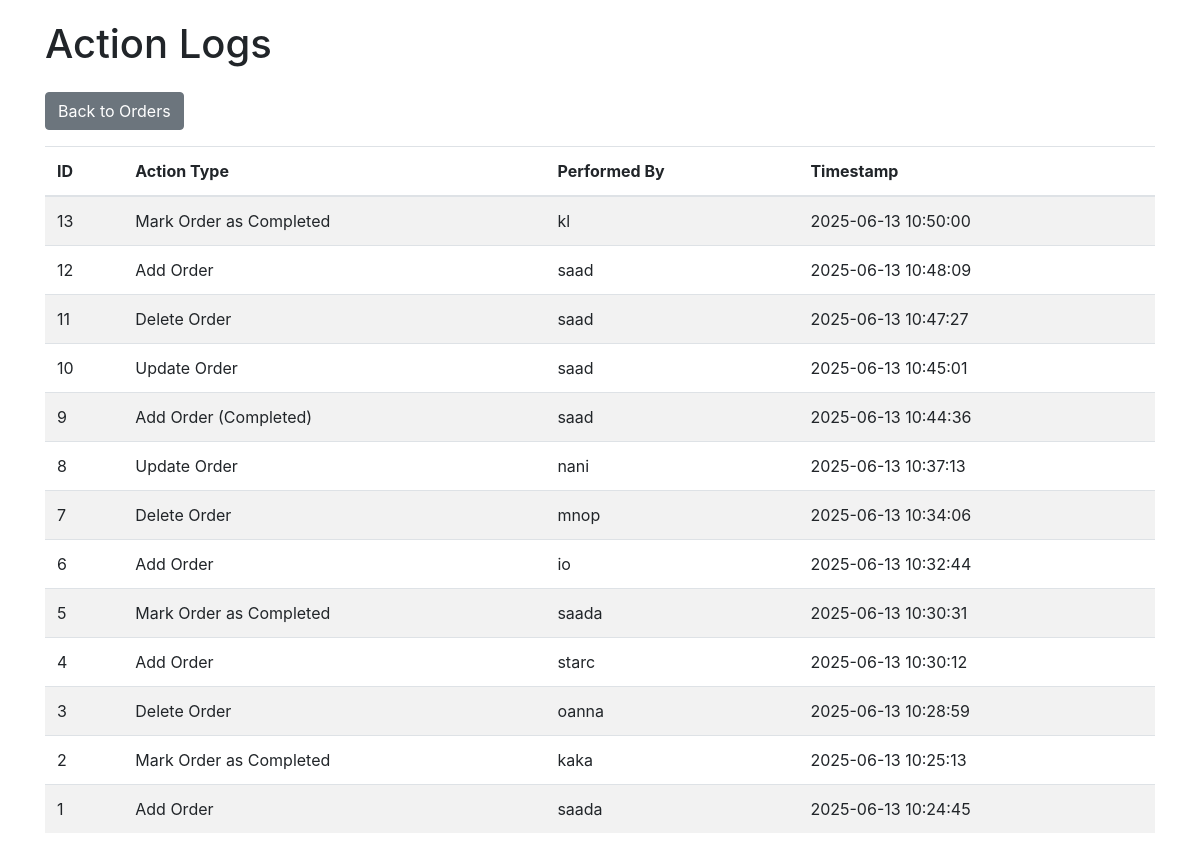
Page /logs on the earlier database version.
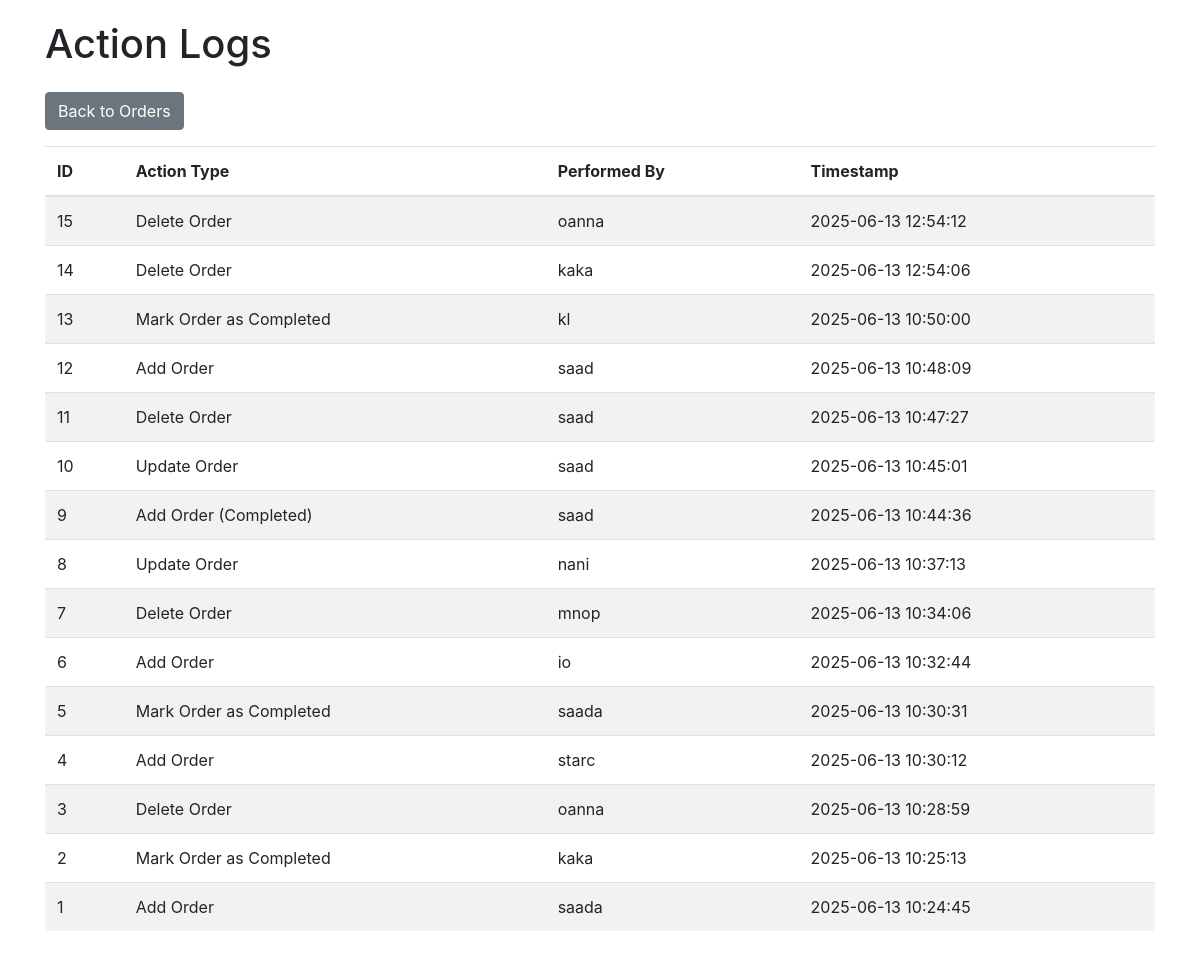
Same page on the later database version.
### app.py (models this page shows)
class Log(db.Model):
    id = db.Column(db.Integer, primary_key=True)    # Unique ID
    type = db.Column(db.String(50), nullable=False)
    performer = db.Column(db.String(100), nullable=False)
    timestamp = db.Column(db.DateTime, default=datetime.utcnow)

### app.py (the view)
@app.route('/logs')
def view_logs():
    logs = Log.query.order_by(Log.timestamp.desc()).all()
    return render_template('logs.html', logs=logs)

### templates/logs.html (shortened to what this page needs)
<!DOCTYPE html>
<html>
<head>
    <link rel="stylesheet" href="https://stackpath.bootstrapcdn.com/bootstrap/4.5.2/css/bootstrap.min.css">
</head>
<body>
    <div class="container">
        <h1 class="mb-4">Action Logs</h1>
        <a href="{{ url_for('view_orders') }}" class="btn btn-secondary mb-3">Back to Orders</a>
        <table class="table table-striped">
            <thead>
                <tr>
                    <th>ID</th>
                    <th>Action Type</th>
                    <th>Performed By</th>
                    <th>Timestamp</th>
                </tr>
            </thead>
            <tbody>
                {% for log in logs %}
                <tr>
                    <td>{{ log.id }}</td>
                    <td>{{ log.type }}</td>
                    <td>{{ log.performer }}</td>
                    <td>{{ log.timestamp.strftime('%Y-%m-%d %H:%M:%S') }}</td>
                </tr>
                {% endfor %}
            </tbody>
        </table>
    </div>
</body>
</html>

Differences in the rows shown:
added Log: id "15", type "Delete Order", performer "oanna", timestamp "2025-06-13 12:54:12"
added Log: id "14", type "Delete Order", performer "kaka", timestamp "2025-06-13 12:54:06"
